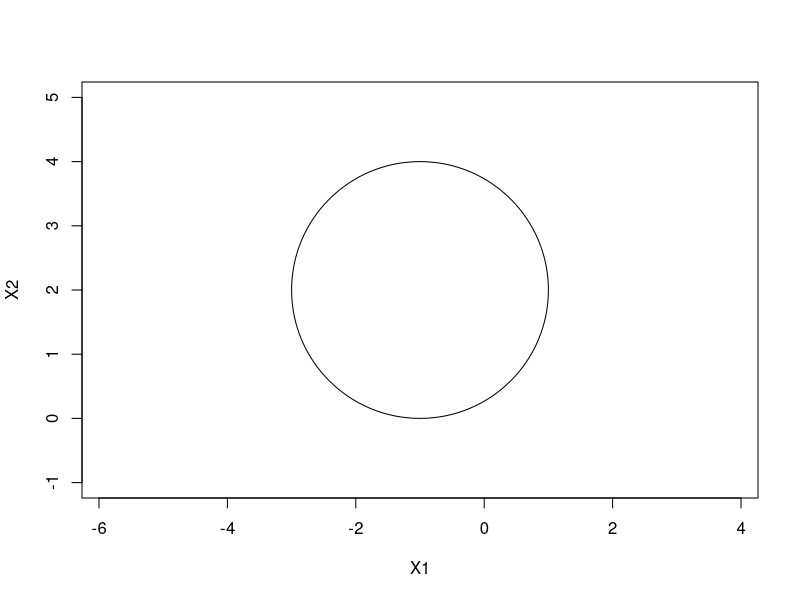
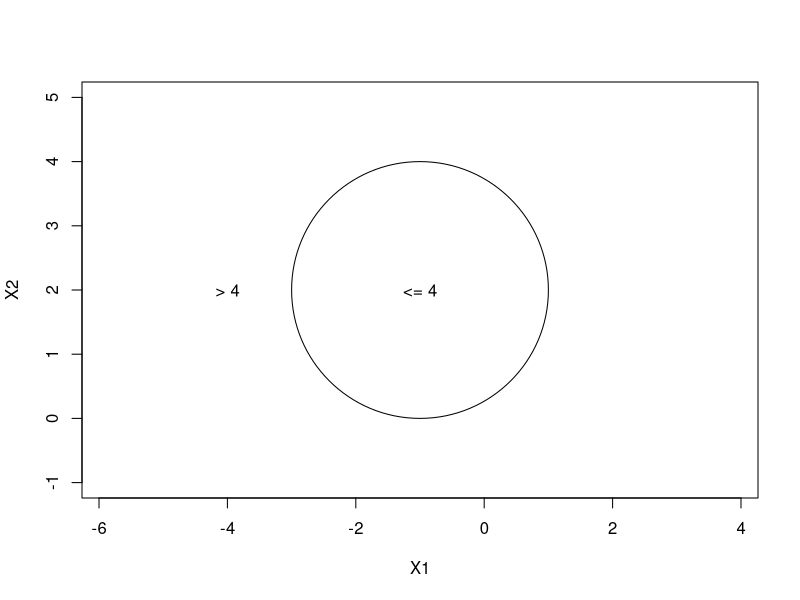
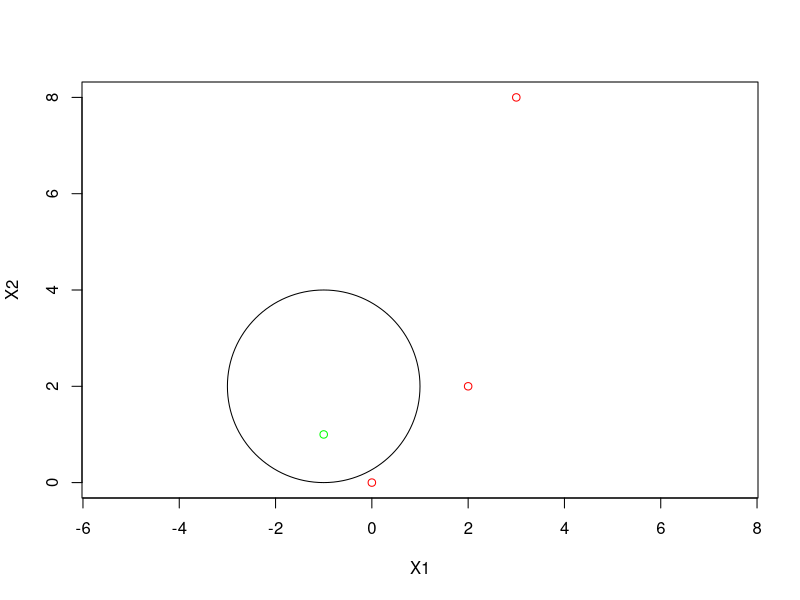

The R source for these figures, in order:
#HW 5 Question 3

# part a

plot(NA,NA, type='n', xlim=c(-4,2), ylim= c(-1,5), asp = 1, xlab="X1", ylab="X2")
symbols(c(-1), c(2), circles = c(2), add =TRUE, inches = FALSE)

#part b

plot(NA,NA, type='n', xlim=c(-4,2), ylim= c(-1,5), asp = 1, xlab="X1", ylab="X2")
symbols(c(-1), c(2), circles = c(2), add =TRUE, inches = FALSE)
text(c(-1), c(2), '<= 4')
text(c(-4), c(2), '> 4')

#part c

plot(c(0,-1, 2, 3), c(0,1,2,8), col = c("red", "green", "red", "red"),
type='p', asp = 1, xlab="X1", ylab="X2")
symbols(c(-1), c(2), circles = c(2), add =TRUE, inches = FALSE)